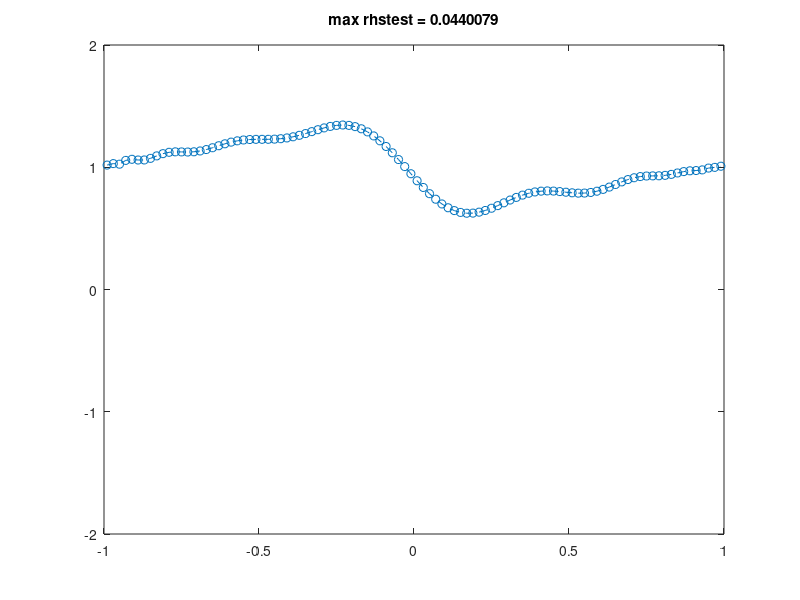

Write the MATLAB code that produced this figure.
clear
K = 100;
FinalTime = 2;
xv = linspace(-1,1,K+1)';
x = .5*(xv(1:end-1)+xv(2:end));
dx = 2/K;

e = ones(K-1,1);
S = diag(e,1)-diag(e,-1);
S(1,:) = 0; S(:,1) = 0;
S(end,:) = 0; S(:,end) = 0;
S(1,end) = -1; S(end,1) = 1;
S(1,2) = 1; S(2,1) = -1;
S(K-1,K) = 1; S(K,K-1) = -1;

for e = 2:K-1 
    Sk{e} = zeros(size(S));
    Sk{e}(e-1:e+1,e-1:e+1) = .5*[0 1 0;-1 0 1;0 -1 0];   
end
Sk{1} = zeros(size(S)); 
Sk{1}(1:2,1:2) = .5*[0 1;-1 0];
Sk{1}(1,K) = -1/2; Sk{1}(K,1) = 1/2;
Sk{K}(K-1:K,K-1:K) = .5*[0 1;-1 0];
Sk{K}(1,K) = -1/2; Sk{K}(K,1) = 1/2;

% w = ones(K,1);
% w = [1; round(rand(K-2,1)); 1];
% id = find(w);
% Sr = 0;    
% C = zeros(K);
% for e = 1:K
%     Sr = Sr + w(e)*Sk{e};
%     C(:,e) = sum(Sk{e},2);
% end

fS = @(uL,uR) (uL.^2 + uL.*uR + uR.^2)/6;
fD = @(uL,uR) max(abs(uL),abs(uR)).*(uR-uL);
% fD = @(uL,uR) 0*max(abs(uL),abs(uR)).*(uR-uL);

% fS = @(uL,uR) (uL + uR)/2;
% fD = @(uL,uR) (uR-uL);

%% 

rk4a = [            0.0 ...
        -567301805773.0/1357537059087.0 ...
        -2404267990393.0/2016746695238.0 ...
        -3550918686646.0/2091501179385.0  ...
        -1275806237668.0/842570457699.0];
rk4b = [ 1432997174477.0/9575080441755.0 ...
         5161836677717.0/13612068292357.0 ...
         1720146321549.0/2090206949498.0  ...
         3134564353537.0/4481467310338.0  ...
         2277821191437.0/14882151754819.0];
rk4c = [             0.0  ...
         1432997174477.0/9575080441755.0 ...
         2526269341429.0/6820363962896.0 ...
         2006345519317.0/3224310063776.0 ...
         2802321613138.0/2924317926251.0];
     
u = 1-sin(pi*x);

% make reduce basis
if 1
    N = ceil(K/2);
    %Vrfull = orth([x(:).^(0:N) randn(K,2)]);
    Vrfull = orth([x(:).^(0:N)]);
    
    Nmodes = ceil(size(Vrfull,2)/2);    
    Vr = Vrfull(:,1:Nmodes);
    Vrp = Vr;
else
    
    load Usnap_burgers
    [Ur,Sr,Vr] = svd(Usnap,0);
    
    Nmodes = 5;
    Vrfull = [x(:).^0 Ur(:,1:2*Nmodes)];
    Vr = orth([x(:).^0 Vrfull(:,1:Nmodes)]);
    Vrp = Vr;
    
end

opt = 0;
if opt==0
    
%     plot(x,Vr*Vr'*u,'bo')
%     hold on;
%     plot(x,u,'r--')
%     return

    % project
    u = Vr'*u;    
    
    SD = abs(S);
%     S = Vr*Vr'*S*Vr*Vr';
    invM = eye(Nmodes)/dx;
    
elseif opt==1
    
    % project
    u = Vr'*u;
    
    % hyperreduction with deim
    id = get_DEIM_ids(Vrfull);
    Vrred = Vr(id,:);
    w = Vrfull(id,:)'\(sum(dx*Vrfull',2)); % quad weights with constraint on const exactness
    
    %     WL = pinv([2*Vrfull(id,:)*Vrfull(id,:)' ones(size(id))';
    %         ones(size(id)) 0])*[2*sum(dx*Vrfull',2); dx*K];
    %     w = WL(1:end-1);
    
    plot(x(id),id*0,'o')
    return
    
    M = (Vrred'*diag(w)*Vrred);
    Pr = M\(Vrred'*diag(w));
    Sfull = S;
    S = Pr'*(Vr'*Sfull*Vr)*Pr;
    SD = abs(Sfull(id,id));
    %     SD = abs(S);
    
    Vr = Vrred;
        
    invM = inv(Vrred'*diag(w)*Vrred);
            
elseif opt==2        
    Vr = eye(K);
    Vrp = Vr;
    SD = abs(S);
    invM = eye(K)/dx;
end


dt = .5*dx;
Nsteps = ceil(FinalTime/dt);
dt = FinalTime/Nsteps;
res = zeros(size(u));

for i = 1:Nsteps
    for INTRK = 1:5                        
        [ux uy] = meshgrid(Vr*u);
        rhs = -Vr'*(sum(S.*fS(ux,uy),2) + sum(abs(SD).*fD(ux,uy),2));        
%         rhs = -Vr'*(sum(S.*fS(ux,uy),2));  
        
        if (INTRK==5)
            rhstest(i) = u'*rhs;
        end
        rhs = invM*rhs;

        res = rk4a(INTRK)*res + dt*rhs;
        u   = u  + rk4b(INTRK)*res;                
    end        
    
    if mod(i,1) == 0
        plot(x,Vrp*u,'o--')
        axis([-1,1,-2,2])
        title(sprintf('max rhstest = %g\n',max(abs(rhstest(i)))))
        drawnow
    end
end
